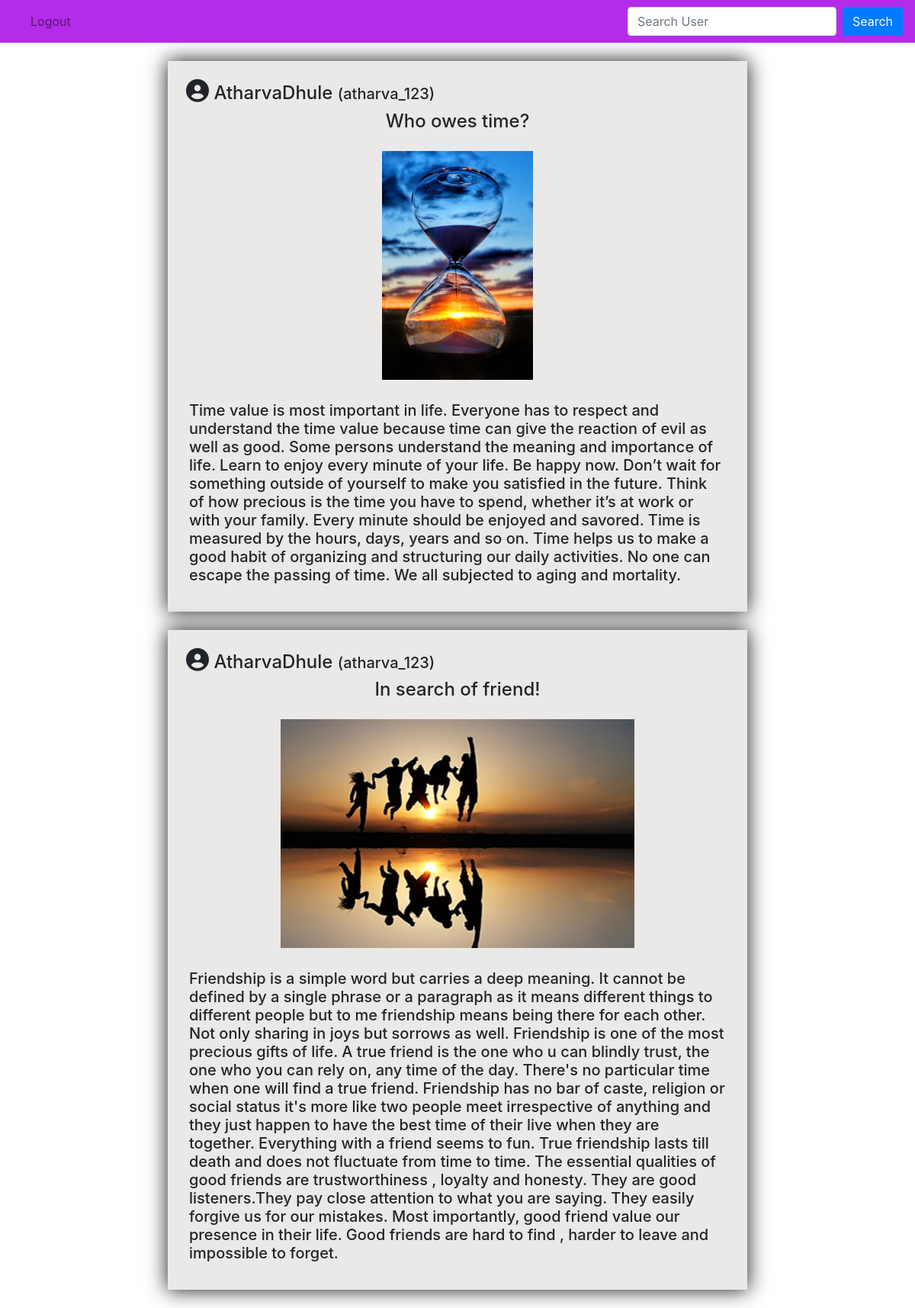
Screenshot of /3/ with the database file from the repository.
### homepage/models.py (models this page shows, shortened)
class Articles(models.Model):
    user=models.ForeignKey(User,on_delete=models.CASCADE)
    content=models.CharField(max_length=2000)
    wantpublic=models.BooleanField(default=True)
    heading=models.CharField(max_length=100,blank=True,null=True)
    img=models.ImageField(upload_to="homepage/static/images/",blank=True,null=True)
    def __str__(self):
        return self.user.username

### homepage/views.py (the view)
# urls.py: path('<int:userid>/',views.feed,name='home'),
def feed(request,userid):
    a1=Articles.objects.filter(user=userid)
    print(a1)
    context={
        "posts":a1,
    }
    return render(request,'homepage/home.html',context)

### homepage/templates/homepage/home.html
{% include 'homepage/base.html' %}
{% block cont %}
<div class="container-md" style="margin-top: 80px;">
    {% for i in posts %}
    <div class="row mt-4 mb-4">
        <div class="col-lg-2"> </div>
            <div class="col-lg-8 p-4 pl-4" style="background-color: rgb(235, 232, 232);box-shadow: 0 0 25px 1px;">
                <div>
                    <i class="fas fa-user-circle" style="font-size:30px;"></i><h4 style="display:inline;">  {{i.user.first_name}}{{i.user.last_name}}  </h4><h5 style="display:inline;">({{i.user.username}})</h5>
                </div>
                <h4 class="mt-2" style="text-align: center;">{{i.heading}}</h4>
                <div class="mt-4">
                    <img src="../{{i.img}}" style="display:block;margin:auto;height:300px">
                </div>
                <div class="mt-4 p-1" >
                  <h5>{{i.content}}</h5>
                </div>
            </div>
            <div class="col-lg-2"> </div>
        </div>
        {% endfor %}
</div>
{% endblock %}

### homepage/templates/homepage/base.html (shortened to what this page needs)
{% load static %}
<!DOCTYPE html>
<html lang="en">
<head>
    <link rel="stylesheet" href="https://stackpath.bootstrapcdn.com/bootstrap/4.5.2/css/bootstrap.min.css">
</head>
<body style="background-color: rgb(255, 255, 255);">
    <nav class="navbar navbar-expand-lg navbar-light" style="background-color: #b32ce9;position: fixed;top:0;width:100%;z-index: 1 ;">
        <div class="collapse navbar-collapse" id="navbarSupportedContent">
          <ul class="navbar-nav mr-auto">
            <li class="nav-item active">
              <a class="nav-link" href="#"> <span class="sr-only">(current)</span></a>
            </li>
            <li class="nav-item">
              <a class="nav-link" href="{% url 'logout' %}">Logout</a>
            </li>
          </ul>
          <form class="form-inline my-2 my-lg-0" method="POST" action="{% url 'search1' %}">{%csrf_token%}
            <input class="form-control mr-sm-2" type="text" name="searchuser" placeholder="Search User" aria-label="Search">
            <button class="btn btn-primary my-2 my-sm-0" type="submit">Search</button>
          </form>
        </div>
      </nav>
</body>
</html>

### rows the page displays
Articles: user.first_name "Atharva", user.last_name "Dhule", user.username "atharva_123", heading "Who owes time?", img (picture), content "Time value is most important in life. Everyone has to respect and understand the time value because time can give the reaction of evil as well as good. Some persons understand the meaning and importance of life. Learn to enjoy every minute of your life. Be happy now. Don’t wait for something outside of yourself to make you satisfied in the future. Think of how precious is the time you have to spend, whether it’s at work or with your family. Every minute should be enjoyed and savored. Time is measured by the hours, days, years and so on. Time helps us to make a good habit of organizing and structuring our daily activities. No one can escape the passing of time. We all subjected to aging and…"
Articles: user.first_name "Atharva", user.last_name "Dhule", user.username "atharva_123", heading "In search of friend!", img (picture), content "Friendship is a simple word but carries a deep meaning. It cannot be defined by a single phrase or a paragraph as it means different things to different people but to me friendship means being there for each other. Not only sharing in joys but sorrows as well. Friendship is one of the most precious gifts of life. A true friend is the one who u can blindly trust, the one who you can rely on, any time of the day. There's no particular time when one will find a true friend. Friendship has no bar of caste, religion or social status it's more like two people meet irrespective of anything and they just happen to have the best time of their live when they are together. Everything with a friend…"
